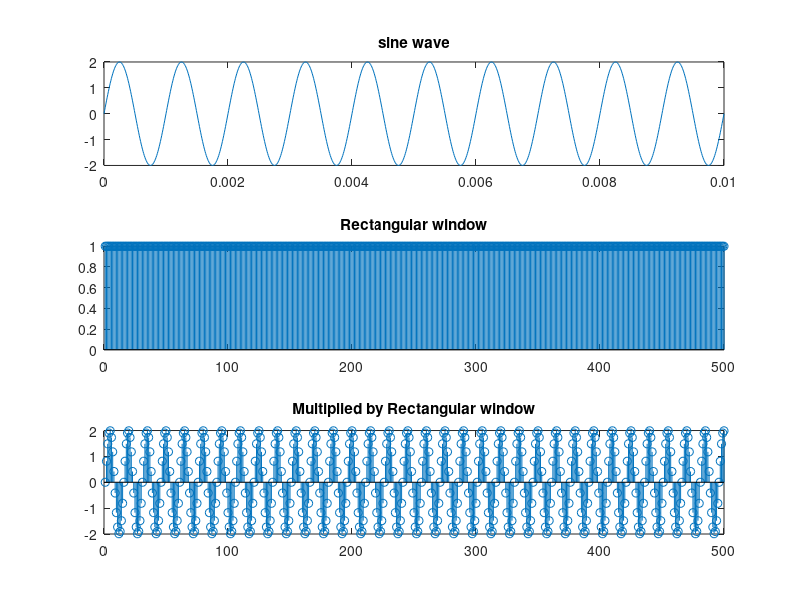

This figure's MATLAB source:
amplitude = 2;
f=1000;
T=0.01;
t=0:.00001:T;
y= amplitude*sin(2*pi*f*t);
subplot(3,1,1);
plot(t,y);
title('sine wave');
N=500;
fs=10*f;
n=0:N-1;
fs=15*f;
y= amplitude*sin(2*pi*(f/fs)*n);
rect = ones(1,N);
subplot(3,1,2);
stem(rect);
title('Rectangular window')
recy=y.*rect;
subplot(3,1,3);
stem(recy);
title('Multiplied by Rectangular window');

